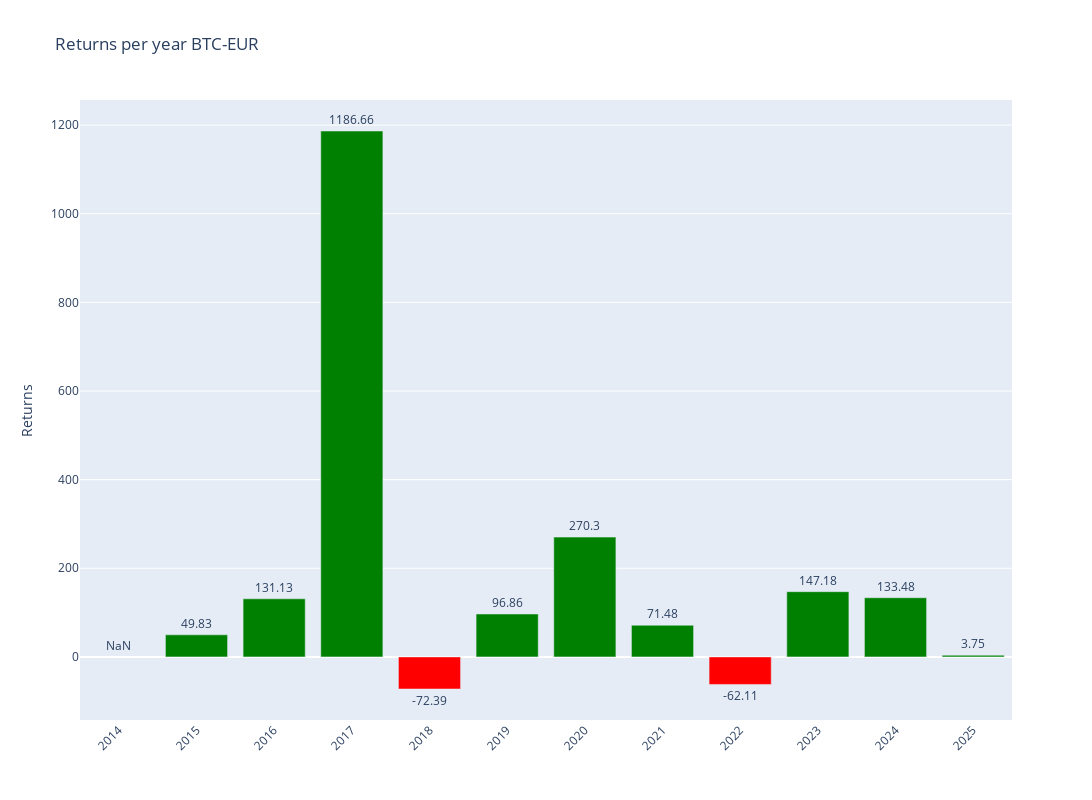

The cell this chart's notebook holds for it:
### Code cell
# Plotly
fig = make_subplots()

# Add colors
colors = ['green' if x >= 0 else 'red' for x in annual_data['Return']]

# Graph (1,1)
fig.add_trace(go.Bar(y=annual_data['Return'],x=annual_data['Return'].index,text=round(annual_data['Return'],2),textposition='outside',marker_color=colors,hoverinfo='skip'),row=1,col=1)

# Update xaxis properties
fig.update_yaxes(title_text="Returns", row=1, col=1)

fig.update_layout(xaxis=dict(tickvals=annual_data.index,tickangle=-45),height=800, width=1300,title=f"Returns per year {ticker}")

fig.show()

### Figure 1 — Plotly figure (JSON) as saved in the notebook; plotly's stock layout.template omitted (floating-point values rounded to 4 significant figures)
{"data": [{"hoverinfo": "skip", "marker": {"color": ["red", "green", "green", "green", "red", "green", "green", "green", "red", "green", "green", "green"]}, "text": [NaN, 49.83, 131.1, 1187.0, -72.39, 96.86, 270.3, 71.48, -62.11, 147.2, 133.5, 3.75], "textposition": "outside", "type": "bar", "x": [2014, 2015, 2016, 2017, 2018, 2019, 2020, 2021, 2022, 2023, 2024, 2025], "xaxis": "x", "y": [NaN, 49.83, 131.1, 1187.0, -72.39, 96.86, 270.3, 71.48, -62.11, 147.2, 133.5, 3.748], "yaxis": "y"}], "layout": {"height": 800, "title": {"text": "Returns per year BTC-EUR"}, "width": 1300, "xaxis": {"anchor": "y", "domain": [0, 1], "tickangle": -45, "tickvals": [2014, 2015, 2016, 2017, 2018, 2019, 2020, 2021, 2022, 2023, 2024, 2025]}, "yaxis": {"anchor": "x", "domain": [0, 1], "title": {"text": "Returns"}}}}
